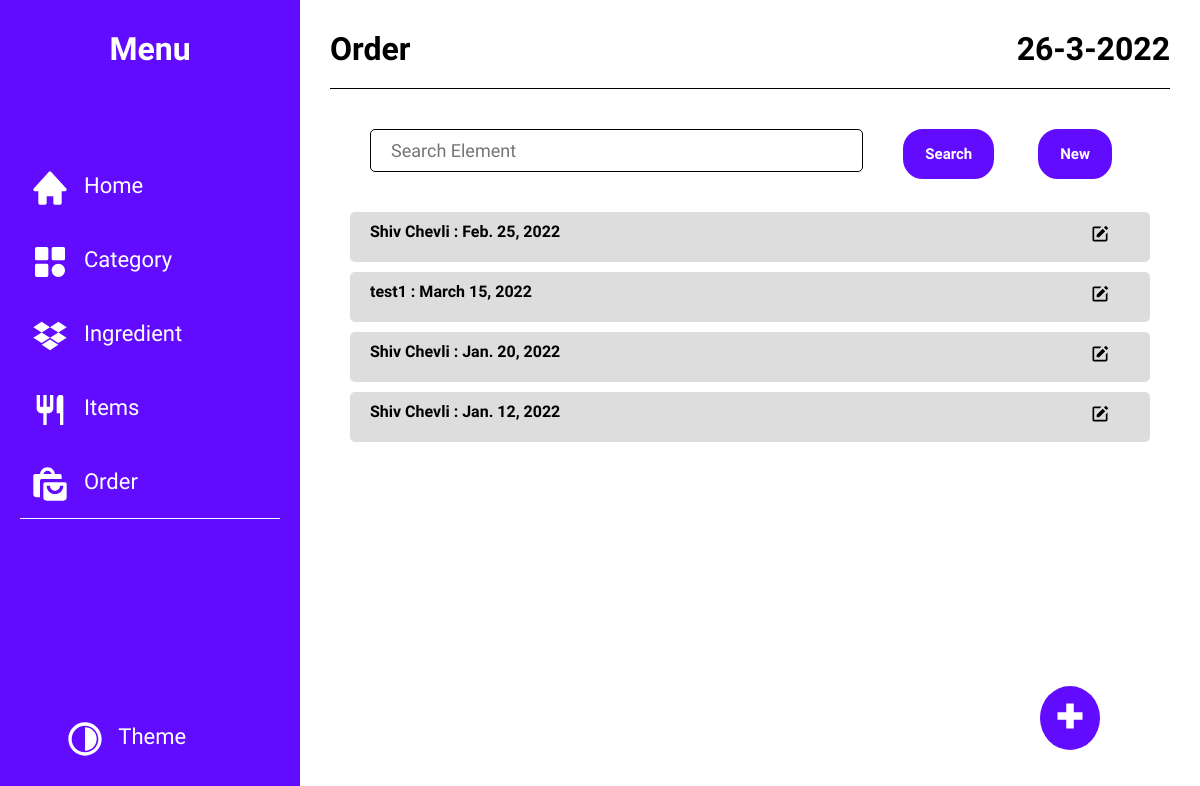
The app's page /orderInventory/OrderList/, older data.
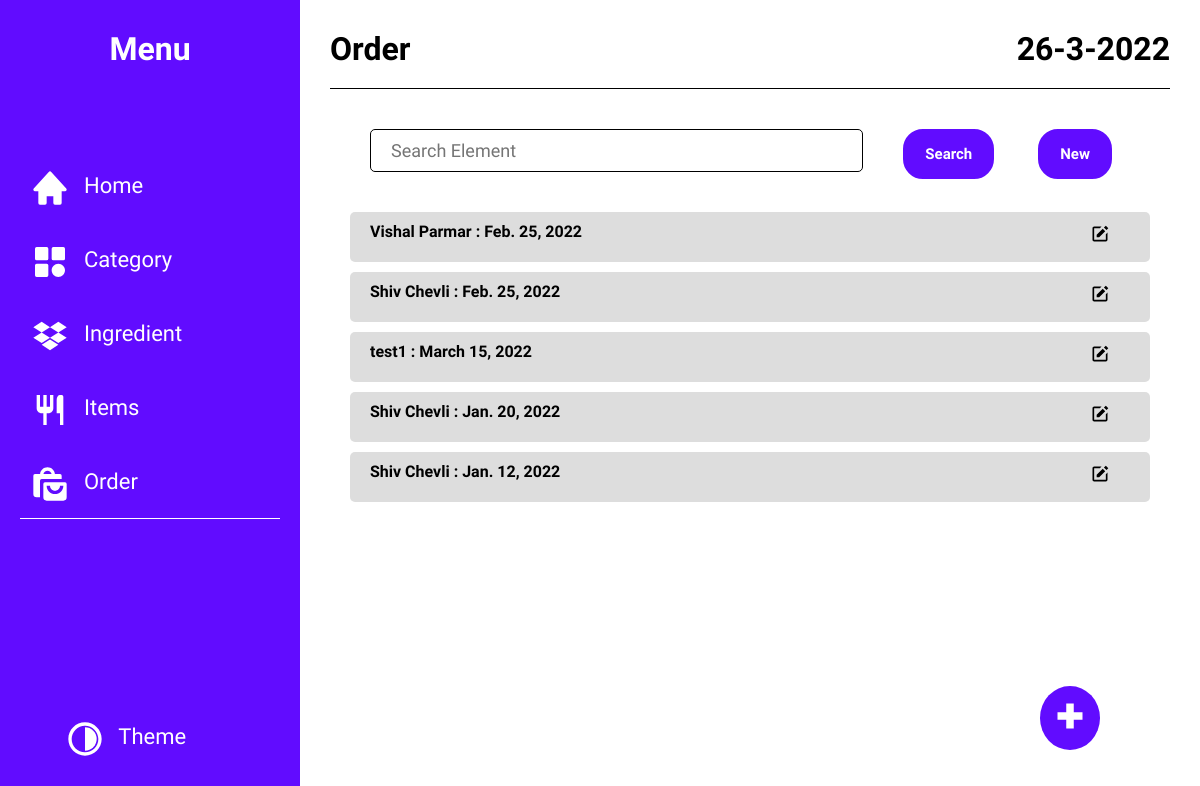
The same page, newer data.
### orderInventory/models.py (models this page shows, shortened)
class OrderIndividual(models.Model):
    name = models.CharField(max_length=64,
                            null=True, blank=True,
                            verbose_name="Name of Function For Which this order is Placed")
    mobileNumber = models.CharField(max_length=15,validators=[checkMobileNumber])
    address = models.CharField(max_length=256,blank=True,null=True)
    numberOfPerson = models.IntegerField(blank=True,null=True)
    email = models.EmailField(blank=True,null=True)
    deliveryDate = models.DateTimeField(blank=True, null=True)
    createdAt = models.DateTimeField(default=datetime.now)
    modifyAt = models.DateTimeField(default=None, blank=True, null=True)
    deletedAt = models.DateTimeField(default=None, blank=True, null=True)

### orderInventory/views.py (the view)
# urls.py: path('OrderList/', views.orderHome, name="orderList"),
@cache_control(max_age=3600)
def orderHome(request):
    order = models.OrderIndividual.objects.all().order_by("-createdAt")
    return render(request, 'orderList.html', {
        "toolbar": True,
        "putPlus": True,
        "active": "order",
        "data": order,
        "queryItem": "order_one",
        "heading": "Order",
    })

### orderInventory/templates/orderList.html (shortened to what this page needs)
{% extends 'template.html' %}
{% load static %}
{% block heading %}
    {{ heading }}
{% endblock %}
{% block Main %}
<div id="single-section">
    <section class="single-container list-container search-elements">
        {% for i in data %}
        <div class="suggetion-list-item">
            <a href="{% url 'inventory:orderDetail' OrderID=i.id %}">
                <p class="text" data-itemid="{{ i.id }}" data-queryItem="{{ queryItem }}">{{ i.name }} :    {{ i.deliveryDate.date }} </p>
            </a>
            <button class="add button-remove">
                <svg xmlns="http://www.w3.org/2000/svg" viewBox="0 0 24 24">
                    <path d="m18.988 2.012 3 3L19.701 7.3l-3-3zM8 16h3l7.287-7.287-3-3L8 13z"></path>
                    <path
                        d="M19 19H8.158c-.026 0-.053.01-.079.01-.033 0-.066-.009-.1-.01H5V5h6.847l2-2H5c-1.103 0-2 .896-2 2v14c0 1.104.897 2 2 2h14a2 2 0 0 0 2-2v-8.668l-2 2V19z">
                    </path>
                </svg>
            </button>
        </div>
        {% endfor %}
    </section>
</div>
{% endblock %}

Row changes from the older to the newer data that the page shows:
added OrderIndividual: name "Vishal Parmar", deliveryDate "Feb. 25, 2022"
